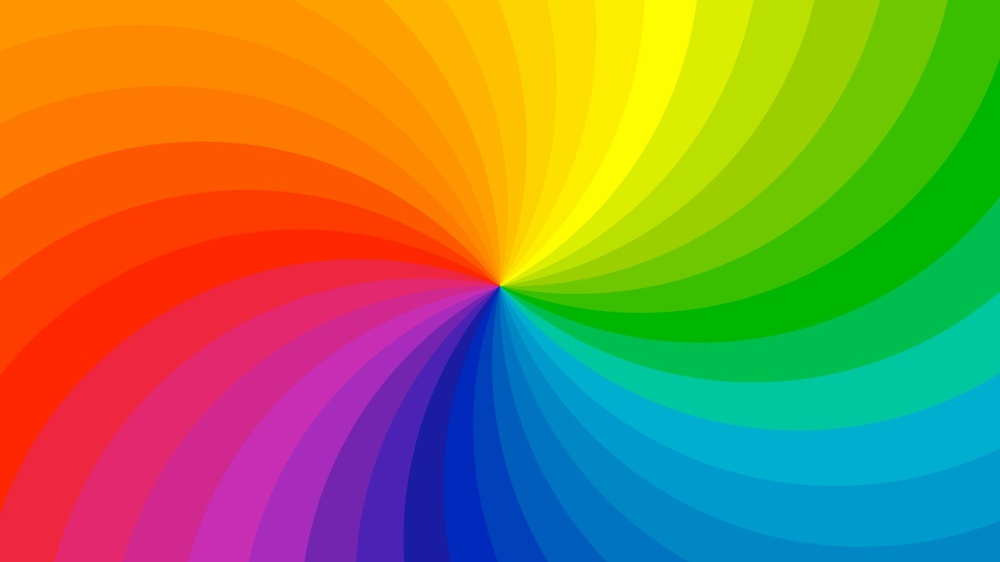
#> input picture 04- Convolution/edge finding/input/color.jpeg, 1000 x 562 px, shrunk from 1920 x 1080 before the run
$ python covolution-filters.py
#> lines starting #> are read from the running program, lines starting #| are printed output that depends on the picture
#> further down, img is the input picture: shape (562, 1000, 3); mean B, G, R 70.1, 132.3, 146.2
import cv2
import numpy as np


def convolution(img , value):

#> called with value = 15
    img = cv2.cvtColor(img, cv2.COLOR_BGR2GRAY)
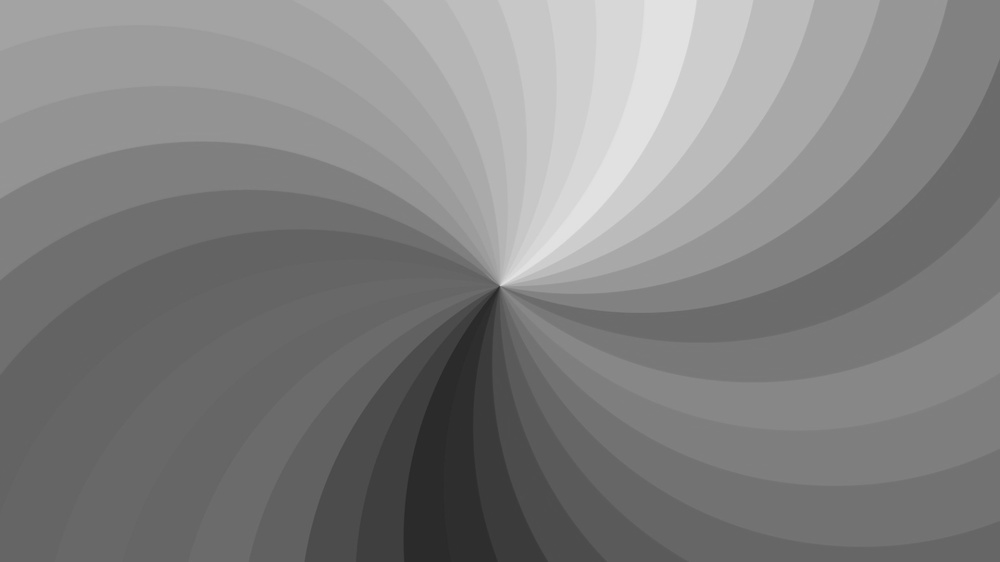
#> img: shape (562, 1000); min 39, max 228, mean 129.4

    result = np.zeros(img.shape)

    mask = np.ones((value,value)) / (value*value)

    rows, cols = img.shape
#> rows = 562; cols = 1000

    for i in range(value//2, rows - value//2):
        for j in range(value//2, cols - value//2):
            small_img = img[i - value//2 : i + value//2 + 1 , j - value//2 : j + value//2 +1]
            result[i][j]= np.sum(small_img * mask)
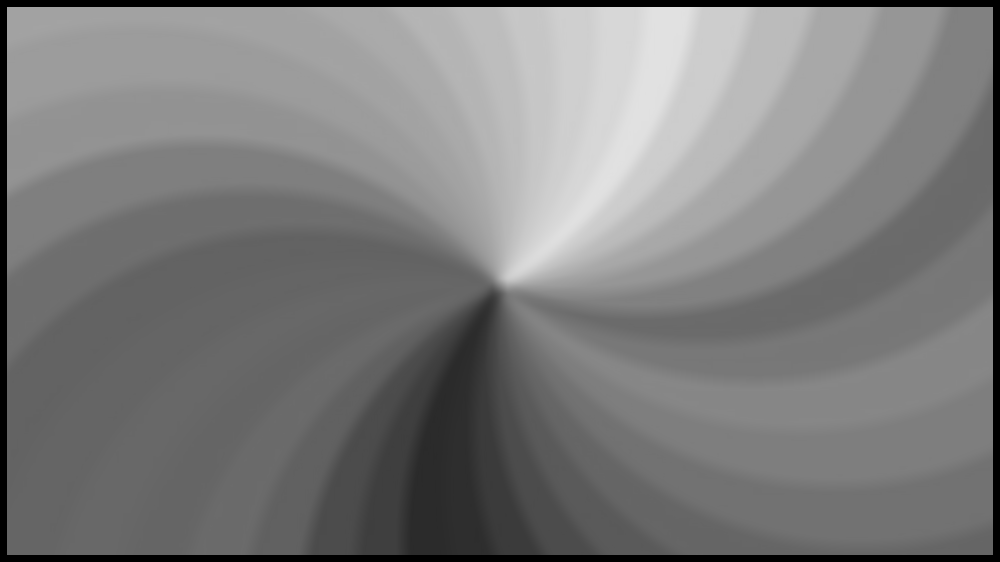
#> result: shape (562, 1000) float64; min 0, max 225, mean 124.4

    return result


img = cv2.imread("input/color.jpeg")

result = convolution(img,15)

cv2.imwrite('result/result-15x15.png',result)
